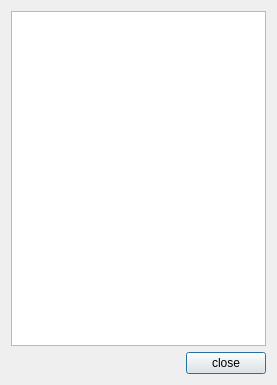
<?xml version="1.0" encoding="UTF-8"?>
<ui version="4.0">
 <class>Cuisines</class>
 <widget class="QDialog" name="Cuisines">
  <property name="geometry">
   <rect>
    <x>0</x>
    <y>0</y>
    <width>277</width>
    <height>385</height>
   </rect>
  </property>
  <property name="windowTitle">
   <string>Dialog</string>
  </property>
  <layout class="QGridLayout" name="gridLayout_2">
   <item row="2" column="0">
    <layout class="QHBoxLayout" name="horizontalLayout_buttons">
     <item>
      <spacer name="horizontalSpacer">
       <property name="orientation">
        <enum>Qt::Horizontal</enum>
       </property>
       <property name="sizeHint" stdset="0">
        <size>
         <width>40</width>
         <height>20</height>
        </size>
       </property>
      </spacer>
     </item>
     <item>
      <widget class="QPushButton" name="pushButton_close">
       <property name="text">
        <string>close</string>
       </property>
      </widget>
     </item>
    </layout>
   </item>
   <item row="0" column="0">
    <widget class="QListView" name="listView_cuisines"/>
   </item>
  </layout>
 </widget>
 <resources/>
 <connections/>
</ui>
